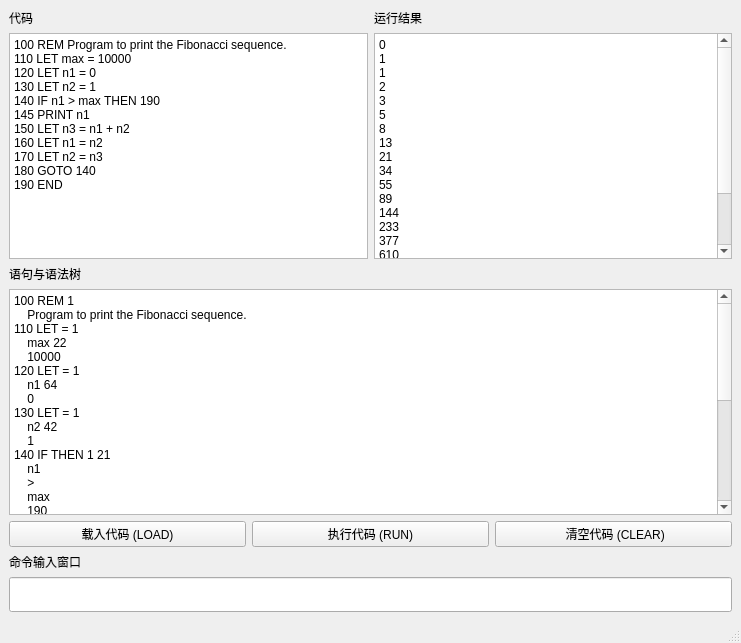
<?xml version="1.0" encoding="UTF-8"?>
<ui version="4.0">
 <class>MainWindow</class>
 <widget class="QMainWindow" name="MainWindow">
  <property name="geometry">
   <rect>
    <x>0</x>
    <y>0</y>
    <width>741</width>
    <height>643</height>
   </rect>
  </property>
  <property name="sizePolicy">
   <sizepolicy hsizetype="Preferred" vsizetype="Preferred">
    <horstretch>0</horstretch>
    <verstretch>0</verstretch>
   </sizepolicy>
  </property>
  <property name="windowTitle">
   <string>GuiBasic</string>
  </property>
  <widget class="QWidget" name="centralwidget">
   <property name="sizePolicy">
    <sizepolicy hsizetype="Expanding" vsizetype="Expanding">
     <horstretch>0</horstretch>
     <verstretch>0</verstretch>
    </sizepolicy>
   </property>
   <layout class="QHBoxLayout" name="horizontalLayout_3">
    <item>
     <layout class="QVBoxLayout" name="verticalLayout">
      <item>
       <layout class="QHBoxLayout" name="horizontalLayout">
        <item>
         <layout class="QVBoxLayout" name="verticalLayout_2">
          <item>
           <widget class="QLabel" name="label">
            <property name="text">
             <string>代码</string>
            </property>
           </widget>
          </item>
          <item>
           <widget class="QTextBrowser" name="CodeDisplay">
            <property name="readOnly">
             <bool>true</bool>
            </property>
            <property name="html">
             <string>&lt;!DOCTYPE HTML PUBLIC &quot;-//W3C//DTD HTML 4.0//EN&quot; &quot;http://www.w3.org/TR/REC-html40/strict.dtd&quot;&gt;
&lt;html&gt;&lt;head&gt;&lt;meta name=&quot;qrichtext&quot; content=&quot;1&quot; /&gt;&lt;meta charset=&quot;utf-8&quot; /&gt;&lt;style type=&quot;text/css&quot;&gt;
p, li { white-space: pre-wrap; }
hr { height: 1px; border-width: 0; }
li.unchecked::marker { content: &quot;\2610&quot;; }
li.checked::marker { content: &quot;\2612&quot;; }
&lt;/style&gt;&lt;/head&gt;&lt;body style=&quot; font-family:'Microsoft YaHei UI'; font-size:9pt; font-weight:400; font-style:normal;&quot;&gt;
&lt;p style=&quot; margin-top:0px; margin-bottom:0px; margin-left:0px; margin-right:0px; -qt-block-indent:0; text-indent:0px;&quot;&gt;&lt;span style=&quot; font-family:'.AppleSystemUIFont';&quot;&gt;100 REM Program to print the Fibonacci sequence.&lt;/span&gt;&lt;/p&gt;
&lt;p style=&quot; margin-top:0px; margin-bottom:0px; margin-left:0px; margin-right:0px; -qt-block-indent:0; text-indent:0px;&quot;&gt;&lt;span style=&quot; font-family:'.AppleSystemUIFont';&quot;&gt;110 LET max = 10000&lt;/span&gt;&lt;/p&gt;
&lt;p style=&quot; margin-top:0px; margin-bottom:0px; margin-left:0px; margin-right:0px; -qt-block-indent:0; text-indent:0px;&quot;&gt;&lt;span style=&quot; font-family:'.AppleSystemUIFont';&quot;&gt;120 LET n1 = 0&lt;/span&gt;&lt;/p&gt;
&lt;p style=&quot; margin-top:0px; margin-bottom:0px; margin-left:0px; margin-right:0px; -qt-block-indent:0; text-indent:0px;&quot;&gt;&lt;span style=&quot; font-family:'.AppleSystemUIFont';&quot;&gt;130 LET n2 = 1&lt;/span&gt;&lt;/p&gt;
&lt;p style=&quot; margin-top:0px; margin-bottom:0px; margin-left:0px; margin-right:0px; -qt-block-indent:0; text-indent:0px;&quot;&gt;&lt;span style=&quot; font-family:'.AppleSystemUIFont';&quot;&gt;140 IF n1 &amp;gt; max THEN 190&lt;/span&gt;&lt;/p&gt;
&lt;p style=&quot; margin-top:0px; margin-bottom:0px; margin-left:0px; margin-right:0px; -qt-block-indent:0; text-indent:0px;&quot;&gt;&lt;span style=&quot; font-family:'.AppleSystemUIFont';&quot;&gt;145 PRINT n1&lt;/span&gt;&lt;/p&gt;
&lt;p style=&quot; margin-top:0px; margin-bottom:0px; margin-left:0px; margin-right:0px; -qt-block-indent:0; text-indent:0px;&quot;&gt;&lt;span style=&quot; font-family:'.AppleSystemUIFont';&quot;&gt;150 LET n3 = n1 + n2&lt;/span&gt;&lt;/p&gt;
&lt;p style=&quot; margin-top:0px; margin-bottom:0px; margin-left:0px; margin-right:0px; -qt-block-indent:0; text-indent:0px;&quot;&gt;&lt;span style=&quot; font-family:'.AppleSystemUIFont';&quot;&gt;160 LET n1 = n2&lt;/span&gt;&lt;/p&gt;
&lt;p style=&quot; margin-top:0px; margin-bottom:0px; margin-left:0px; margin-right:0px; -qt-block-indent:0; text-indent:0px;&quot;&gt;&lt;span style=&quot; font-family:'.AppleSystemUIFont';&quot;&gt;170 LET n2 = n3&lt;/span&gt;&lt;/p&gt;
&lt;p style=&quot; margin-top:0px; margin-bottom:0px; margin-left:0px; margin-right:0px; -qt-block-indent:0; text-indent:0px;&quot;&gt;&lt;span style=&quot; font-family:'.AppleSystemUIFont';&quot;&gt;180 GOTO 140&lt;/span&gt;&lt;/p&gt;
&lt;p style=&quot; margin-top:0px; margin-bottom:0px; margin-left:0px; margin-right:0px; -qt-block-indent:0; text-indent:0px;&quot;&gt;&lt;span style=&quot; font-family:'.AppleSystemUIFont';&quot;&gt;190 END&lt;/span&gt;&lt;/p&gt;&lt;/body&gt;&lt;/html&gt;</string>
            </property>
           </widget>
          </item>
         </layout>
        </item>
        <item>
         <layout class="QVBoxLayout" name="verticalLayout_4">
          <item>
           <widget class="QLabel" name="label_3">
            <property name="text">
             <string>运行结果</string>
            </property>
           </widget>
          </item>
          <item>
           <widget class="QTextBrowser" name="textBrowser">
            <property name="html">
             <string>&lt;!DOCTYPE HTML PUBLIC &quot;-//W3C//DTD HTML 4.0//EN&quot; &quot;http://www.w3.org/TR/REC-html40/strict.dtd&quot;&gt;
&lt;html&gt;&lt;head&gt;&lt;meta name=&quot;qrichtext&quot; content=&quot;1&quot; /&gt;&lt;meta charset=&quot;utf-8&quot; /&gt;&lt;style type=&quot;text/css&quot;&gt;
p, li { white-space: pre-wrap; }
hr { height: 1px; border-width: 0; }
li.unchecked::marker { content: &quot;\2610&quot;; }
li.checked::marker { content: &quot;\2612&quot;; }
&lt;/style&gt;&lt;/head&gt;&lt;body style=&quot; font-family:'Microsoft YaHei UI'; font-size:9pt; font-weight:400; font-style:normal;&quot;&gt;
&lt;p style=&quot; margin-top:0px; margin-bottom:0px; margin-left:0px; margin-right:0px; -qt-block-indent:0; text-indent:0px;&quot;&gt;&lt;span style=&quot; font-family:'.AppleSystemUIFont';&quot;&gt;0&lt;/span&gt;&lt;/p&gt;
&lt;p style=&quot; margin-top:0px; margin-bottom:0px; margin-left:0px; margin-right:0px; -qt-block-indent:0; text-indent:0px;&quot;&gt;&lt;span style=&quot; font-family:'.AppleSystemUIFont';&quot;&gt;1&lt;/span&gt;&lt;/p&gt;
&lt;p style=&quot; margin-top:0px; margin-bottom:0px; margin-left:0px; margin-right:0px; -qt-block-indent:0; text-indent:0px;&quot;&gt;&lt;span style=&quot; font-family:'.AppleSystemUIFont';&quot;&gt;1&lt;/span&gt;&lt;/p&gt;
&lt;p style=&quot; margin-top:0px; margin-bottom:0px; margin-left:0px; margin-right:0px; -qt-block-indent:0; text-indent:0px;&quot;&gt;&lt;span style=&quot; font-family:'.AppleSystemUIFont';&quot;&gt;2&lt;/span&gt;&lt;/p&gt;
&lt;p style=&quot; margin-top:0px; margin-bottom:0px; margin-left:0px; margin-right:0px; -qt-block-indent:0; text-indent:0px;&quot;&gt;&lt;span style=&quot; font-family:'.AppleSystemUIFont';&quot;&gt;3&lt;/span&gt;&lt;/p&gt;
&lt;p style=&quot; margin-top:0px; margin-bottom:0px; margin-left:0px; margin-right:0px; -qt-block-indent:0; text-indent:0px;&quot;&gt;&lt;span style=&quot; font-family:'.AppleSystemUIFont';&quot;&gt;5&lt;/span&gt;&lt;/p&gt;
&lt;p style=&quot; margin-top:0px; margin-bottom:0px; margin-left:0px; margin-right:0px; -qt-block-indent:0; text-indent:0px;&quot;&gt;&lt;span style=&quot; font-family:'.AppleSystemUIFont';&quot;&gt;8&lt;/span&gt;&lt;/p&gt;
&lt;p style=&quot; margin-top:0px; margin-bottom:0px; margin-left:0px; margin-right:0px; -qt-block-indent:0; text-indent:0px;&quot;&gt;&lt;span style=&quot; font-family:'.AppleSystemUIFont';&quot;&gt;13&lt;/span&gt;&lt;/p&gt;
&lt;p style=&quot; margin-top:0px; margin-bottom:0px; margin-left:0px; margin-right:0px; -qt-block-indent:0; text-indent:0px;&quot;&gt;&lt;span style=&quot; font-family:'.AppleSystemUIFont';&quot;&gt;21&lt;/span&gt;&lt;/p&gt;
&lt;p style=&quot; margin-top:0px; margin-bottom:0px; margin-left:0px; margin-right:0px; -qt-block-indent:0; text-indent:0px;&quot;&gt;&lt;span style=&quot; font-family:'.AppleSystemUIFont';&quot;&gt;34&lt;/span&gt;&lt;/p&gt;
&lt;p style=&quot; margin-top:0px; margin-bottom:0px; margin-left:0px; margin-right:0px; -qt-block-indent:0; text-indent:0px;&quot;&gt;&lt;span style=&quot; font-family:'.AppleSystemUIFont';&quot;&gt;55&lt;/span&gt;&lt;/p&gt;
&lt;p style=&quot; margin-top:0px; margin-bottom:0px; margin-left:0px; margin-right:0px; -qt-block-indent:0; text-indent:0px;&quot;&gt;&lt;span style=&quot; font-family:'.AppleSystemUIFont';&quot;&gt;89&lt;/span&gt;&lt;/p&gt;
&lt;p style=&quot; margin-top:0px; margin-bottom:0px; margin-left:0px; margin-right:0px; -qt-block-indent:0; text-indent:0px;&quot;&gt;&lt;span style=&quot; font-family:'.AppleSystemUIFont';&quot;&gt;144&lt;/span&gt;&lt;/p&gt;
&lt;p style=&quot; margin-top:0px; margin-bottom:0px; margin-left:0px; margin-right:0px; -qt-block-indent:0; text-indent:0px;&quot;&gt;&lt;span style=&quot; font-family:'.AppleSystemUIFont';&quot;&gt;233&lt;/span&gt;&lt;/p&gt;
&lt;p style=&quot; margin-top:0px; margin-bottom:0px; margin-left:0px; margin-right:0px; -qt-block-indent:0; text-indent:0px;&quot;&gt;&lt;span style=&quot; font-family:'.AppleSystemUIFont';&quot;&gt;377&lt;/span&gt;&lt;/p&gt;
&lt;p style=&quot; margin-top:0px; margin-bottom:0px; margin-left:0px; margin-right:0px; -qt-block-indent:0; text-indent:0px;&quot;&gt;&lt;span style=&quot; font-family:'.AppleSystemUIFont';&quot;&gt;610&lt;/span&gt;&lt;/p&gt;
&lt;p style=&quot; margin-top:0px; margin-bottom:0px; margin-left:0px; margin-right:0px; -qt-block-indent:0; text-indent:0px;&quot;&gt;&lt;span style=&quot; font-family:'.AppleSystemUIFont';&quot;&gt;987&lt;/span&gt;&lt;/p&gt;
&lt;p style=&quot; margin-top:0px; margin-bottom:0px; margin-left:0px; margin-right:0px; -qt-block-indent:0; text-indent:0px;&quot;&gt;&lt;span style=&quot; font-family:'.AppleSystemUIFont';&quot;&gt;1597&lt;/span&gt;&lt;/p&gt;
&lt;p style=&quot; margin-top:0px; margin-bottom:0px; margin-left:0px; margin-right:0px; -qt-block-indent:0; text-indent:0px;&quot;&gt;&lt;span style=&quot; font-family:'.AppleSystemUIFont';&quot;&gt;2584&lt;/span&gt;&lt;/p&gt;
&lt;p style=&quot; margin-top:0px; margin-bottom:0px; margin-left:0px; margin-right:0px; -qt-block-indent:0; text-indent:0px;&quot;&gt;&lt;span style=&quot; font-family:'.AppleSystemUIFont';&quot;&gt;4181&lt;/span&gt;&lt;/p&gt;
&lt;p style=&quot; margin-top:0px; margin-bottom:0px; margin-left:0px; margin-right:0px; -qt-block-indent:0; text-indent:0px;&quot;&gt;&lt;span style=&quot; font-family:'.AppleSystemUIFont';&quot;&gt;6765&lt;/span&gt;&lt;/p&gt;&lt;/body&gt;&lt;/html&gt;</string>
            </property>
           </widget>
          </item>
         </layout>
        </item>
       </layout>
      </item>
      <item>
       <layout class="QVBoxLayout" name="verticalLayout_3">
        <item>
         <widget class="QLabel" name="label_2">
          <property name="text">
           <string>语句与语法树</string>
          </property>
         </widget>
        </item>
        <item>
         <widget class="QTextBrowser" name="treeDisplay">
          <property name="readOnly">
           <bool>true</bool>
          </property>
          <property name="html">
           <string>&lt;!DOCTYPE HTML PUBLIC &quot;-//W3C//DTD HTML 4.0//EN&quot; &quot;http://www.w3.org/TR/REC-html40/strict.dtd&quot;&gt;
&lt;html&gt;&lt;head&gt;&lt;meta name=&quot;qrichtext&quot; content=&quot;1&quot; /&gt;&lt;meta charset=&quot;utf-8&quot; /&gt;&lt;style type=&quot;text/css&quot;&gt;
p, li { white-space: pre-wrap; }
hr { height: 1px; border-width: 0; }
li.unchecked::marker { content: &quot;\2610&quot;; }
li.checked::marker { content: &quot;\2612&quot;; }
&lt;/style&gt;&lt;/head&gt;&lt;body style=&quot; font-family:'Microsoft YaHei UI'; font-size:9pt; font-weight:400; font-style:normal;&quot;&gt;
&lt;p style=&quot; margin-top:0px; margin-bottom:0px; margin-left:0px; margin-right:0px; -qt-block-indent:0; text-indent:0px;&quot;&gt;100 REM 1&lt;/p&gt;
&lt;p style=&quot; margin-top:0px; margin-bottom:0px; margin-left:0px; margin-right:0px; -qt-block-indent:0; text-indent:0px;&quot;&gt;    Program to print the Fibonacci sequence.&lt;/p&gt;
&lt;p style=&quot; margin-top:0px; margin-bottom:0px; margin-left:0px; margin-right:0px; -qt-block-indent:0; text-indent:0px;&quot;&gt;110 LET = 1&lt;/p&gt;
&lt;p style=&quot; margin-top:0px; margin-bottom:0px; margin-left:0px; margin-right:0px; -qt-block-indent:0; text-indent:0px;&quot;&gt;    max 22&lt;/p&gt;
&lt;p style=&quot; margin-top:0px; margin-bottom:0px; margin-left:0px; margin-right:0px; -qt-block-indent:0; text-indent:0px;&quot;&gt;    10000&lt;/p&gt;
&lt;p style=&quot; margin-top:0px; margin-bottom:0px; margin-left:0px; margin-right:0px; -qt-block-indent:0; text-indent:0px;&quot;&gt;120 LET = 1&lt;/p&gt;
&lt;p style=&quot; margin-top:0px; margin-bottom:0px; margin-left:0px; margin-right:0px; -qt-block-indent:0; text-indent:0px;&quot;&gt;    n1 64&lt;/p&gt;
&lt;p style=&quot; margin-top:0px; margin-bottom:0px; margin-left:0px; margin-right:0px; -qt-block-indent:0; text-indent:0px;&quot;&gt;    0&lt;/p&gt;
&lt;p style=&quot; margin-top:0px; margin-bottom:0px; margin-left:0px; margin-right:0px; -qt-block-indent:0; text-indent:0px;&quot;&gt;130 LET = 1&lt;/p&gt;
&lt;p style=&quot; margin-top:0px; margin-bottom:0px; margin-left:0px; margin-right:0px; -qt-block-indent:0; text-indent:0px;&quot;&gt;    n2 42&lt;/p&gt;
&lt;p style=&quot; margin-top:0px; margin-bottom:0px; margin-left:0px; margin-right:0px; -qt-block-indent:0; text-indent:0px;&quot;&gt;    1&lt;/p&gt;
&lt;p style=&quot; margin-top:0px; margin-bottom:0px; margin-left:0px; margin-right:0px; -qt-block-indent:0; text-indent:0px;&quot;&gt;140 IF THEN 1 21&lt;/p&gt;
&lt;p style=&quot; margin-top:0px; margin-bottom:0px; margin-left:0px; margin-right:0px; -qt-block-indent:0; text-indent:0px;&quot;&gt;    n1&lt;/p&gt;
&lt;p style=&quot; margin-top:0px; margin-bottom:0px; margin-left:0px; margin-right:0px; -qt-block-indent:0; text-indent:0px;&quot;&gt;    &amp;gt;&lt;/p&gt;
&lt;p style=&quot; margin-top:0px; margin-bottom:0px; margin-left:0px; margin-right:0px; -qt-block-indent:0; text-indent:0px;&quot;&gt;    max&lt;/p&gt;
&lt;p style=&quot; margin-top:0px; margin-bottom:0px; margin-left:0px; margin-right:0px; -qt-block-indent:0; text-indent:0px;&quot;&gt;    190&lt;/p&gt;
&lt;p style=&quot; margin-top:0px; margin-bottom:0px; margin-left:0px; margin-right:0px; -qt-block-indent:0; text-indent:0px;&quot;&gt;145 PRINT 21&lt;/p&gt;
&lt;p style=&quot; margin-top:0px; margin-bottom:0px; margin-left:0px; margin-right:0px; -qt-block-indent:0; text-indent:0px;&quot;&gt;    n1&lt;/p&gt;
&lt;p style=&quot; margin-top:0px; margin-bottom:0px; margin-left:0px; margin-right:0px; -qt-block-indent:0; text-indent:0px;&quot;&gt;150 LET = 21&lt;/p&gt;
&lt;p style=&quot; margin-top:0px; margin-bottom:0px; margin-left:0px; margin-right:0px; -qt-block-indent:0; text-indent:0px;&quot;&gt;    n3 21&lt;/p&gt;
&lt;p style=&quot; margin-top:0px; margin-bottom:0px; margin-left:0px; margin-right:0px; -qt-block-indent:0; text-indent:0px;&quot;&gt;    +&lt;/p&gt;
&lt;p style=&quot; margin-top:0px; margin-bottom:0px; margin-left:0px; margin-right:0px; -qt-block-indent:0; text-indent:0px;&quot;&gt;        n1&lt;/p&gt;
&lt;p style=&quot; margin-top:0px; margin-bottom:0px; margin-left:0px; margin-right:0px; -qt-block-indent:0; text-indent:0px;&quot;&gt;        n2&lt;/p&gt;
&lt;p style=&quot; margin-top:0px; margin-bottom:0px; margin-left:0px; margin-right:0px; -qt-block-indent:0; text-indent:0px;&quot;&gt;160 LET = 21&lt;/p&gt;
&lt;p style=&quot; margin-top:0px; margin-bottom:0px; margin-left:0px; margin-right:0px; -qt-block-indent:0; text-indent:0px;&quot;&gt;    n1 64&lt;/p&gt;
&lt;p style=&quot; margin-top:0px; margin-bottom:0px; margin-left:0px; margin-right:0px; -qt-block-indent:0; text-indent:0px;&quot;&gt;    n2&lt;/p&gt;
&lt;p style=&quot; margin-top:0px; margin-bottom:0px; margin-left:0px; margin-right:0px; -qt-block-indent:0; text-indent:0px;&quot;&gt;170 LET = 21&lt;/p&gt;
&lt;p style=&quot; margin-top:0px; margin-bottom:0px; margin-left:0px; margin-right:0px; -qt-block-indent:0; text-indent:0px;&quot;&gt;    n2 42&lt;/p&gt;
&lt;p style=&quot; margin-top:0px; margin-bottom:0px; margin-left:0px; margin-right:0px; -qt-block-indent:0; text-indent:0px;&quot;&gt;    n3&lt;/p&gt;
&lt;p style=&quot; margin-top:0px; margin-bottom:0px; margin-left:0px; margin-right:0px; -qt-block-indent:0; text-indent:0px;&quot;&gt;180 GOTO 21&lt;/p&gt;
&lt;p style=&quot; margin-top:0px; margin-bottom:0px; margin-left:0px; margin-right:0px; -qt-block-indent:0; text-indent:0px;&quot;&gt;    140&lt;/p&gt;
&lt;p style=&quot; margin-top:0px; margin-bottom:0px; margin-left:0px; margin-right:0px; -qt-block-indent:0; text-indent:0px;&quot;&gt;190 END 1&lt;/p&gt;&lt;/body&gt;&lt;/html&gt;</string>
          </property>
         </widget>
        </item>
       </layout>
      </item>
      <item>
       <layout class="QHBoxLayout" name="horizontalLayout_2">
        <item>
         <widget class="QPushButton" name="btnLoadCode">
          <property name="text">
           <string>载入代码 (LOAD)</string>
          </property>
         </widget>
        </item>
        <item>
         <widget class="QPushButton" name="btnRunCode">
          <property name="text">
           <string>执行代码 (RUN)</string>
          </property>
         </widget>
        </item>
        <item>
         <widget class="QPushButton" name="btnClearCode">
          <property name="text">
           <string> 清空代码 (CLEAR)</string>
          </property>
         </widget>
        </item>
       </layout>
      </item>
      <item>
       <layout class="QVBoxLayout" name="verticalLayout_5">
        <item>
         <widget class="QLabel" name="label_4">
          <property name="text">
           <string>命令输入窗口</string>
          </property>
         </widget>
        </item>
        <item>
         <widget class="QLineEdit" name="cmdLineEdit">
          <property name="minimumSize">
           <size>
            <width>0</width>
            <height>35</height>
           </size>
          </property>
          <property name="sizeIncrement">
           <size>
            <width>0</width>
            <height>20</height>
           </size>
          </property>
          <property name="font">
           <font>
            <pointsize>16</pointsize>
           </font>
          </property>
         </widget>
        </item>
       </layout>
      </item>
     </layout>
    </item>
   </layout>
  </widget>
  <widget class="QMenuBar" name="menubar">
   <property name="geometry">
    <rect>
     <x>0</x>
     <y>0</y>
     <width>741</width>
     <height>22</height>
    </rect>
   </property>
  </widget>
  <widget class="QStatusBar" name="statusbar"/>
 </widget>
 <resources/>
 <connections/>
</ui>
